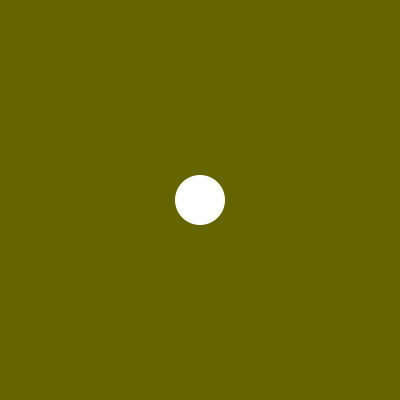
Frame 1 (no input)
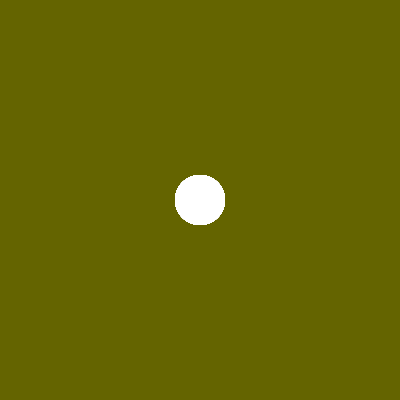
Frame 60 (the mouse pressed at the canvas centre just before this capture)
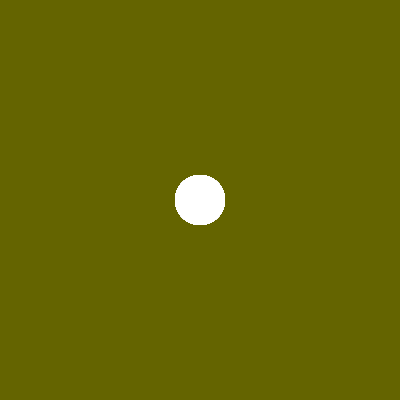
Frame 120 (the mouse held since frame 60 and released just before this capture)

The Processing sketch that drew these frames (run headless with seeded random() and noise(); from frame 60 on, the mouse is pressed at the canvas centre):

// Processing sketch: mouseInteractivity2
// ── mouseInteractivity2.pde
/****************************************************
 Mouse Interactivity 2
 
 *****************************************************
 by Liam O'Sullivan- lmosulli@tcd.ie
 */
 
 /* This modifies the Mouse Interactivity 1 sketch to move 
 the circle position to where the mouse is pressed, only 
 when it is pressed. Also, we’ll only change the colour when 
 the mouse is pressed.
 
 This uses the mousePressed() function, which is called when a
 mouse button is pressed. Any actions we wich to happen when 
 this event occurs can be placed in this function.
 
 */


int circleXPosition; 
int circleYPosition; 
int circleSize; 

void setup() {
  size(400, 400);
  frameRate(25);
  smooth();
  background(100, 100, 0); 
  fill(255);
  noStroke();

  circleSize = 50; 
  circleXPosition =width/2; //set the initial circle position 
  circleYPosition =height/2; //the center of the display
}

void draw() {
  //background(100, 100, 0); //try commenting this out to see the effect
  ellipse(circleXPosition, circleYPosition, circleSize, circleSize);
}

void mousePressed() {
  circleYPosition = mouseY; //Use the clicked y mouse position as the circle vertical coordinate
  circleXPosition = mouseX; //Use the clicked y mouse position as the circle vertical coordinate
}
